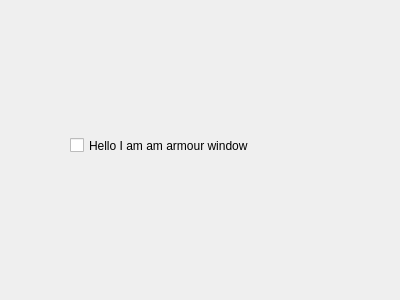
<?xml version="1.0" encoding="UTF-8"?>
<ui version="4.0">
 <class>ArmourWindow</class>
 <widget class="QDialog" name="ArmourWindow">
  <property name="geometry">
   <rect>
    <x>0</x>
    <y>0</y>
    <width>400</width>
    <height>300</height>
   </rect>
  </property>
  <property name="windowTitle">
   <string>Armour</string>
  </property>
  <widget class="QCheckBox" name="checkBox">
   <property name="geometry">
    <rect>
     <x>70</x>
     <y>100</y>
     <width>261</width>
     <height>91</height>
    </rect>
   </property>
   <property name="text">
    <string>Hello I am am armour window</string>
   </property>
  </widget>
 </widget>
 <layoutdefault spacing="6" margin="11"/>
 <resources/>
 <connections/>
</ui>
